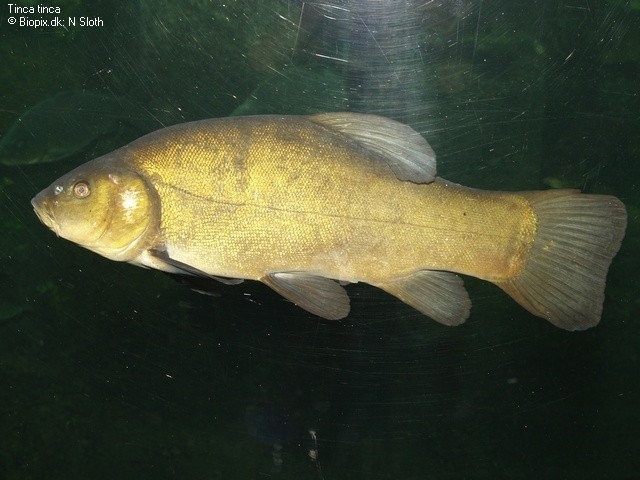
#> input picture demo.JPEG, 640 x 480 px, found by its file name
$ python saliency_cv2.py
#> lines starting #> are read from the running program, lines starting #| are printed output that depends on the picture; after the words box and inside, x2 and y2 are one past the last pixel; in counts of white or black regions, pixels touching at a corner belong together
import cv2

image = cv2.imread('demo.jpeg')
#> image is the input picture: shape (480, 640, 3); mean B, G, R 50.2, 70, 64.1

saliency = cv2.saliency.StaticSaliencyFineGrained_create()
(success, saliencyMap) = saliency.computeSaliency(image)
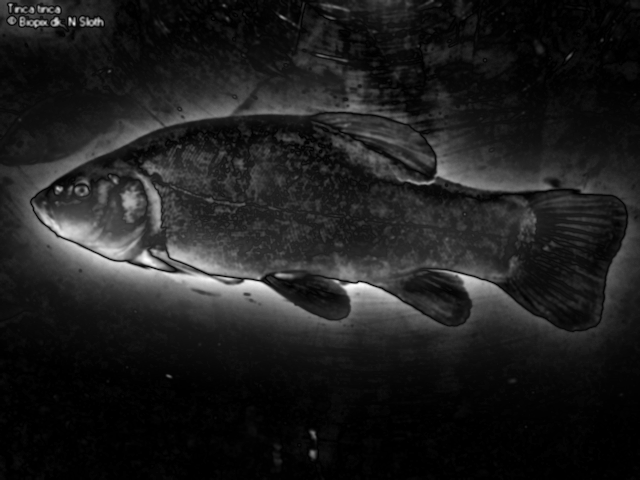
#> saliencyMap: shape (480, 640) float32; min 0, max 1, mean 0.12
#> success = True
saliencyMap = (saliencyMap * 255).astype("uint8")

threshMap = cv2.threshold(saliencyMap.astype("uint8"), 0, 255, cv2.THRESH_BINARY | cv2.THRESH_OTSU)[1]
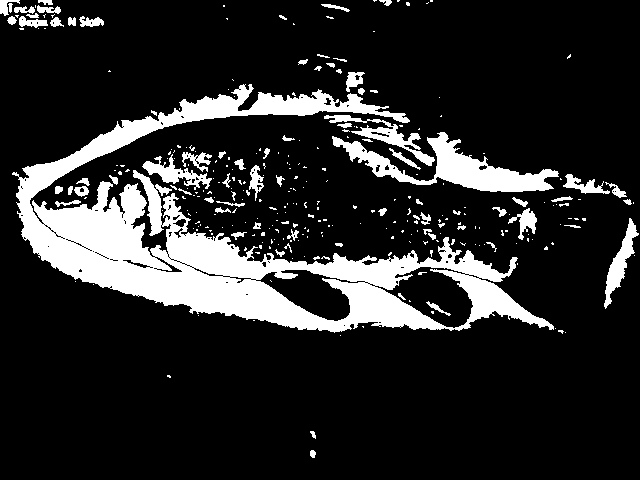
#> threshMap: shape (480, 640); 16.2% white; 306 white regions (231 under 20 px), largest, box (x1, y1, x2, y2) and area: (12, 84, 554, 333) 36195, (332, 132, 559, 192) 4370, (324, 115, 435, 166) 1148

cv2.imshow("Image", image)
cv2.imshow("Output", saliencyMap)
cv2.imshow("Thresh", threshMap)
cv2.waitKey(0)
